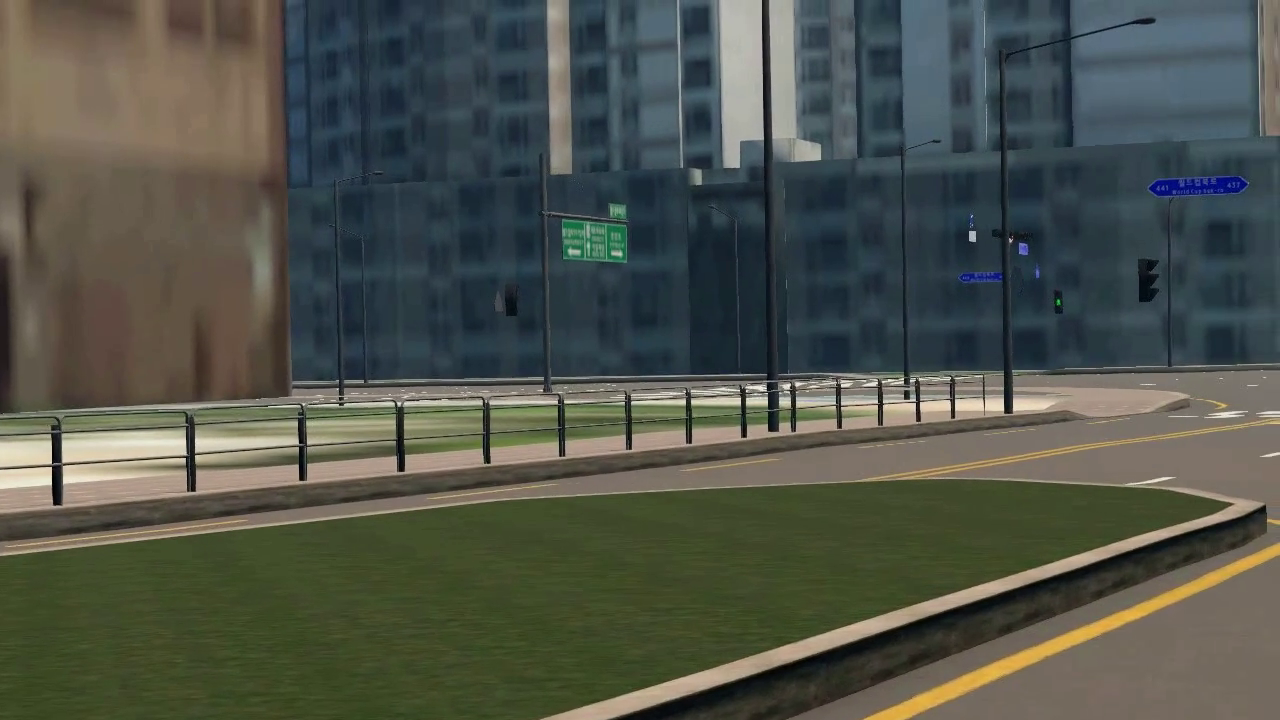
#> input picture frame 23 of LaneDetection/no_gps#5.mp4, 1280 x 720 px, given in place of drive.mp4, which was not available
$ python real.py
#> lines starting #> are read from the running program, lines starting #| are printed output that depends on the picture; after the words box and inside, x2 and y2 are one past the last pixel; in counts of white or black regions, pixels touching at a corner belong together; pictures that were not available may be replaced by others from this repository, and a replacement may not be noted
import numpy as np
import cv2
import sys
from matplotlib import pyplot as plt

class LaneDetection:
    def __init__(self, video_path, window_search = 9):
#> in run, frame is the input picture: shape (720, 1280, 3); mean B, G, R 74.1, 83.5, 79.3
        self.video_path = video_path
        self.cap = cv2.VideoCapture(video_path)
        self.vertices = None
        self.window_search = window_search


    # == Img Processing ==
    def img_processing(self, frame):
        # Noise Remove
        blur_frame = cv2.GaussianBlur(frame, (5, 5), 0)

        # RGB -> HSV
        hsv_frame = cv2.cvtColor(blur_frame, cv2.COLOR_RGB2HSV)
#> hsv_frame: shape (720, 1280, 3); mean H, S, V 64.4, 84.3, 91.9

        # Color selection
        white_lower_thres = np.uint8([0, 0, 200])
        white_upper_thres = np.uint8([255, 30, 255])

        yellow_lower_thres = np.uint8([20, 100, 100])
        yellow_upper_thres = np.uint8([30, 255, 255])

        white_mask = cv2.inRange(hsv_frame, white_lower_thres, white_upper_thres)
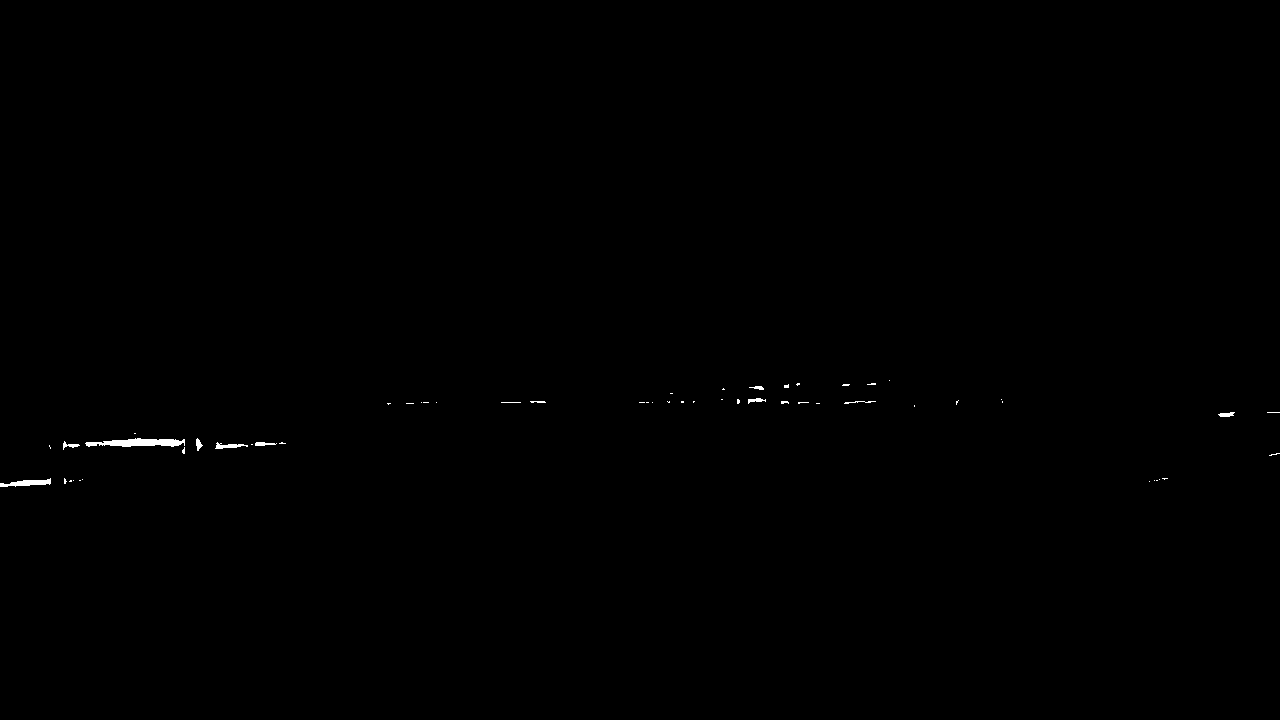
#> white_mask: shape (720, 1280); 0.17% white; 56 white regions (44 under 20 px), largest, box (x1, y1, x2, y2) and area: (85, 438, 185, 447) 585, (0, 478, 51, 487) 238, (215, 442, 248, 449) 112
        yellow_mask = cv2.inRange(hsv_frame, yellow_lower_thres, yellow_upper_thres)
#> yellow_mask: shape (720, 1280); every value is 0

        mask = cv2.bitwise_or(white_mask, yellow_mask)

        masked_img = cv2.bitwise_and(frame, frame, mask = mask)
        masked_img = masked_img[:, :, 2] # 3->1로 dimension고쳐야함 그래야지 track_lane_frame이 작동
#> masked_img: shape (720, 1280)
        return masked_img

    # == Region Of Interest ==
    def roi(self, frame):
        mask = np.zeros_like(frame)

        if len(frame.shape) > 2:
            channel_cnt = frame.shape[2]
            ignore_mask_color = (255, ) * channel_cnt

        else:
            ignore_mask_color = 255

        # bottomleft, topleft, topright, bottomright 순서
        height, width = frame.shape[:2]

        bottom_left = [width * 0.1, height * 0.95]
        top_left = [width * 0.4, height * 0.6]
        bottom_right = [width * 0.9, height * 0.95]
        top_right = [width * 0.6, height * 0.6]

        self.vertices = np.array([[bottom_left, top_left, top_right, bottom_right]], dtype = np.int32)

        cv2.fillPoly(mask, self.vertices, ignore_mask_color)
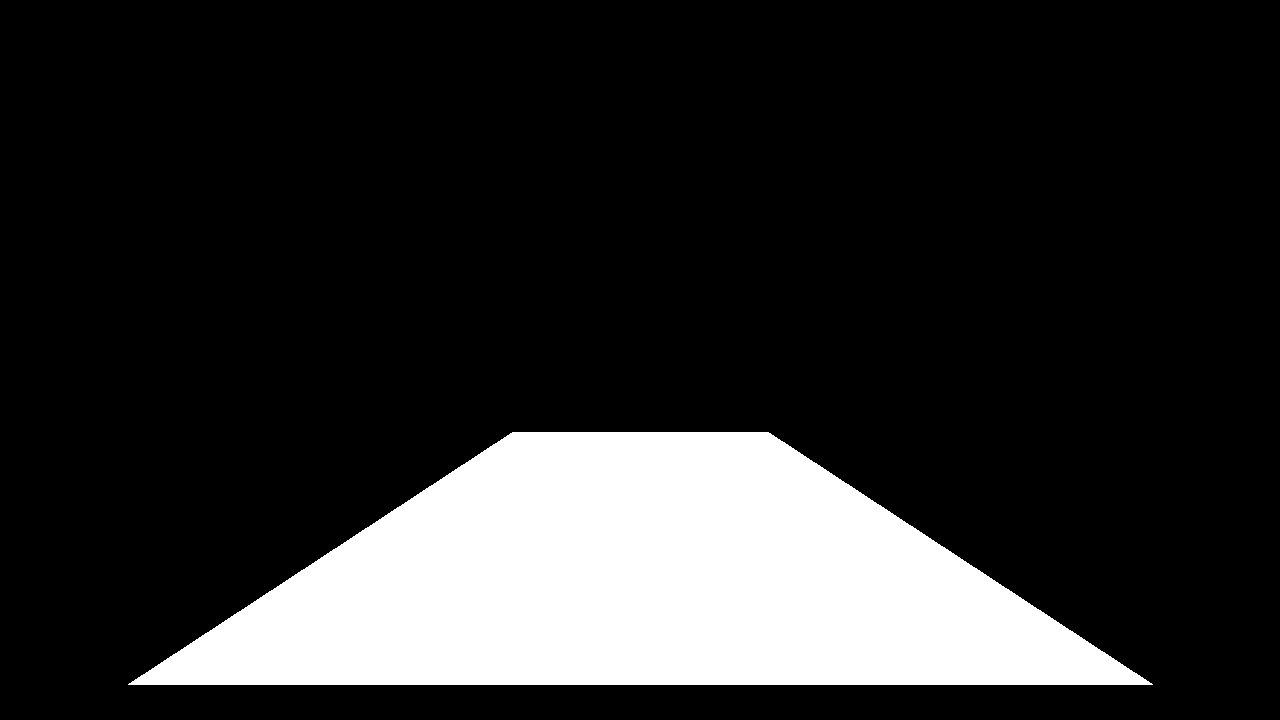
#> mask: shape (720, 1280); 17.6% white; 1 white region, box (x1, y1, x2, y2) and area: (128, 432, 1153, 685) 162305
        masked_img = cv2.bitwise_and(frame, mask)

        return masked_img

    # == bird-eye-view ==
    def bed(self, frame):
        height, width = frame.shape[:2]

        bottom_left, top_left, top_right, bottom_right = np.float32(self.vertices[0])

        src_points = np.float32([bottom_left, top_left, top_right, bottom_right])
        dst_points = np.float32([[0, height], [0, 0], [width, 0], [width, height]])
        mat = cv2.getPerspectiveTransform(src_points, dst_points)

        bed_frame = cv2.warpPerspective(frame, mat, (width, height))

        return bed_frame

    # == Left Lines & Right Lines ==
    def track_lanes_initialize(self, frame):
        histogram = np.sum(frame[int(frame.shape[0]/2):,:], axis=0)
#> histogram = 1280 values from 0 to 0
        # [4 lines of commented-out code are left out]

        out_img = np.dstack((frame, frame, frame)) * 255
#> out_img: shape (720, 1280, 3); every value is 0

        mid_point = int(histogram.shape[0] / 2)
        leftx_base = np.argmax(histogram[:mid_point])
#> leftx_base = 0
        rightx_base = np.argmax(histogram[mid_point:]) + mid_point  # 절대적값으로 바꿔주기 위함
#> rightx_base = 640

        window_height = int(frame.shape[0] / self.window_search)

        nonzero = frame.nonzero() # [행(height)], [열(width)]
#> nonzero = (empty array, empty array)
        nonzero_y = np.array(nonzero[0]) # height index
#> nonzero_y = empty array
        nonzero_x = np.array(nonzero[1]) # width index
#> nonzero_x = empty array

        leftx_current = leftx_base
#> leftx_current = 0
        rightx_current = rightx_base
#> rightx_current = 640

        margin = 100
        minpix = 50

        # index값들
        left_lane_inds = []
        right_lane_inds = []

        for window in range(self.window_search):
            window_y_low = int(frame.shape[0] - (window + 1) * window_height)
            window_y_high = int(frame.shape[0] - window * window_height)

            window_x_left_low = leftx_current - margin
            window_x_left_high = leftx_current + margin

            window_x_right_low = rightx_current - margin
            window_x_right_high = rightx_current + margin

            cv2.rectangle(out_img, (window_x_left_low, window_y_low), (window_x_left_high, window_y_high), (0, 255, 0), 3)
            cv2.rectangle(out_img, (window_x_right_low, window_y_low), (window_x_right_high, window_y_high), (0, 255, 0), 3)

            good_left_inds = ((nonzero_y >= window_y_low) &
                               (nonzero_y < window_y_high) &
                                 (nonzero_x >= window_x_left_low) &
                                   (nonzero_x <= window_x_left_high)).nonzero()[0]
            good_right_inds = ((nonzero_y >= window_y_low) &
                               (nonzero_y < window_y_high) &
                               (nonzero_x >= window_x_right_low) &
                               (nonzero_x <= window_x_right_high)).nonzero()[0]


            left_lane_inds.append(good_left_inds)
            right_lane_inds.append(good_right_inds)

            # 예외처리 신경써야함
            if len(good_left_inds) > minpix:
                leftx_current = int(np.mean(nonzero_x[good_left_inds]))
            else:
                leftx_current = leftx_base

            if len(good_right_inds) > minpix:
                rightx_current = int(np.mean(nonzero_x[good_right_inds]))
            else:
                rightx_current = rightx_base
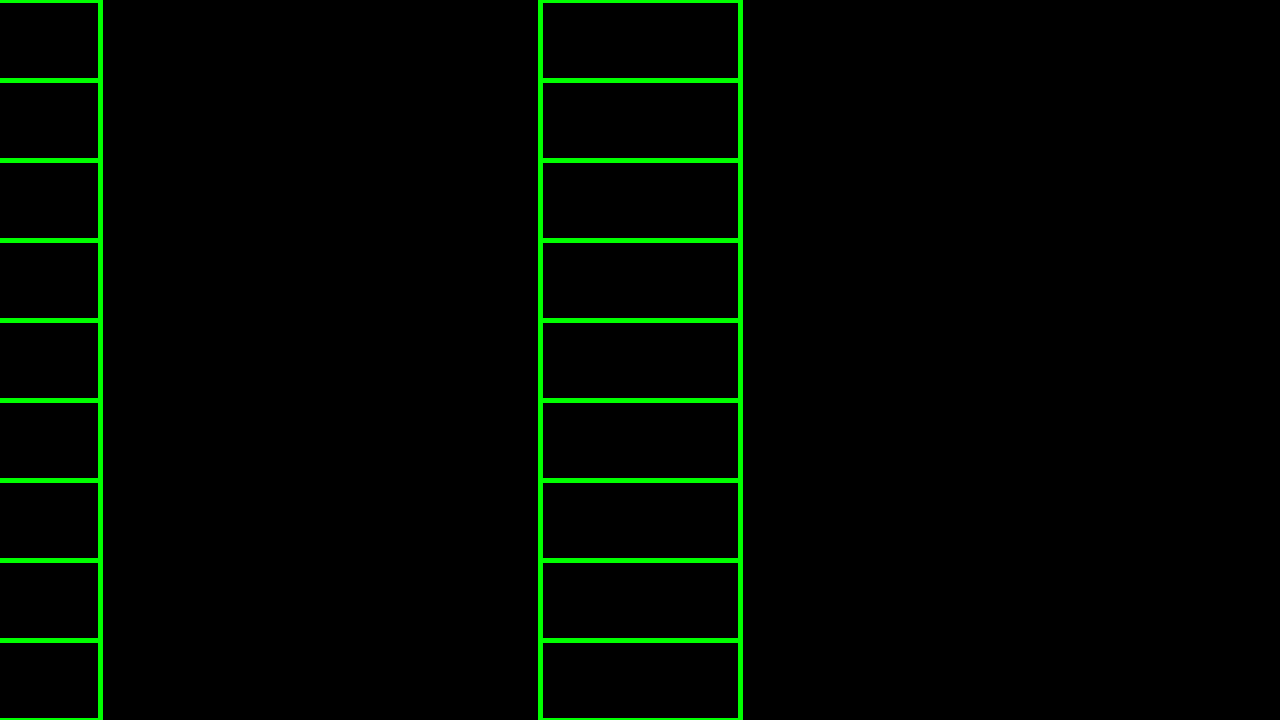
#> out_img: shape (720, 1280, 3); mean of channels 0, 1, 2 0, 6.6, 0; drawn as B, G, R
#> after the loop, left_lane_inds = [empty array, empty array, empty array, empty array, empty array, empty array, empty array, empty array, empty array]; right_lane_inds has the same summary as left_lane_inds

        return out_img


    # == 실행 ==
    def run(self):
        while self.cap.isOpened():
            ret, frame = self.cap.read()

            if not ret:
                print('==========================')
                print('No Frame')
                print('==========================')
                sys.exit()

            processed_frame = self.img_processing(frame)
            roi_frame = self.roi(processed_frame)
            bed_frame = self.bed(roi_frame)
            track_lane_frame = self.track_lanes_initialize(bed_frame)

            # [5 lines of commented-out code are left out]
            cv2.imshow('Track', track_lane_frame)
            print(f'processed_frame shape : {processed_frame.shape}')
#| processed_frame shape : (720, 1280)

            if cv2.waitKey(25) & 0xFF == ord('q'):
#> (key q is pressed here)
                break

        self.cap.release()
        cv2.destroyAllWindows()

def main():
    video_path = "drive.mp4"
    lane_detection_system = LaneDetection(video_path)
    lane_detection_system.run()


if __name__ == "__main__":
    main()

$ run again, starting later in the video
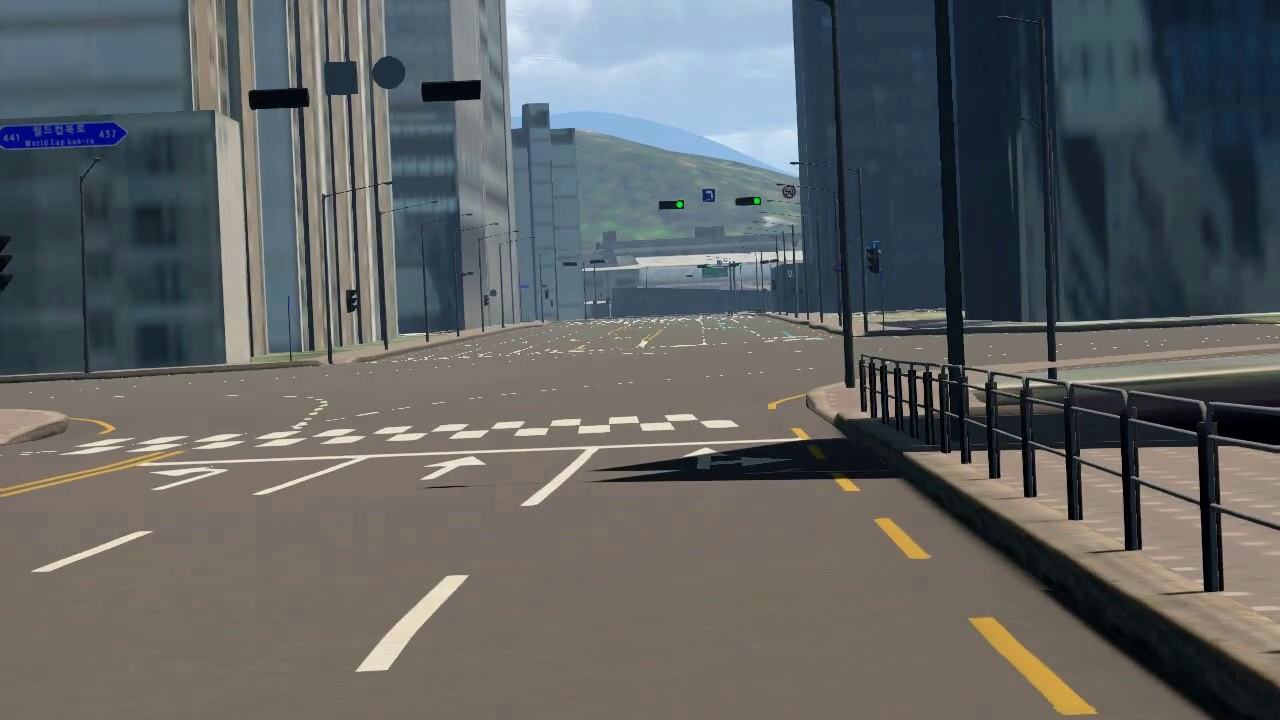
#> input picture frame 104 of LaneDetection/no_gps#5.mp4, 1280 x 720 px, given in place of drive.mp4, which was not available
#> in run, frame is the input picture: shape (720, 1280, 3); mean B, G, R 98.9, 98.7, 96.1
#> hsv_frame: shape (720, 1280, 3); mean H, S, V 63, 65.4, 109.7
#> in img_processing, `white_mask = cv2.inRange(hsv_frame, white_lower_thres, white_upper_thr..`:
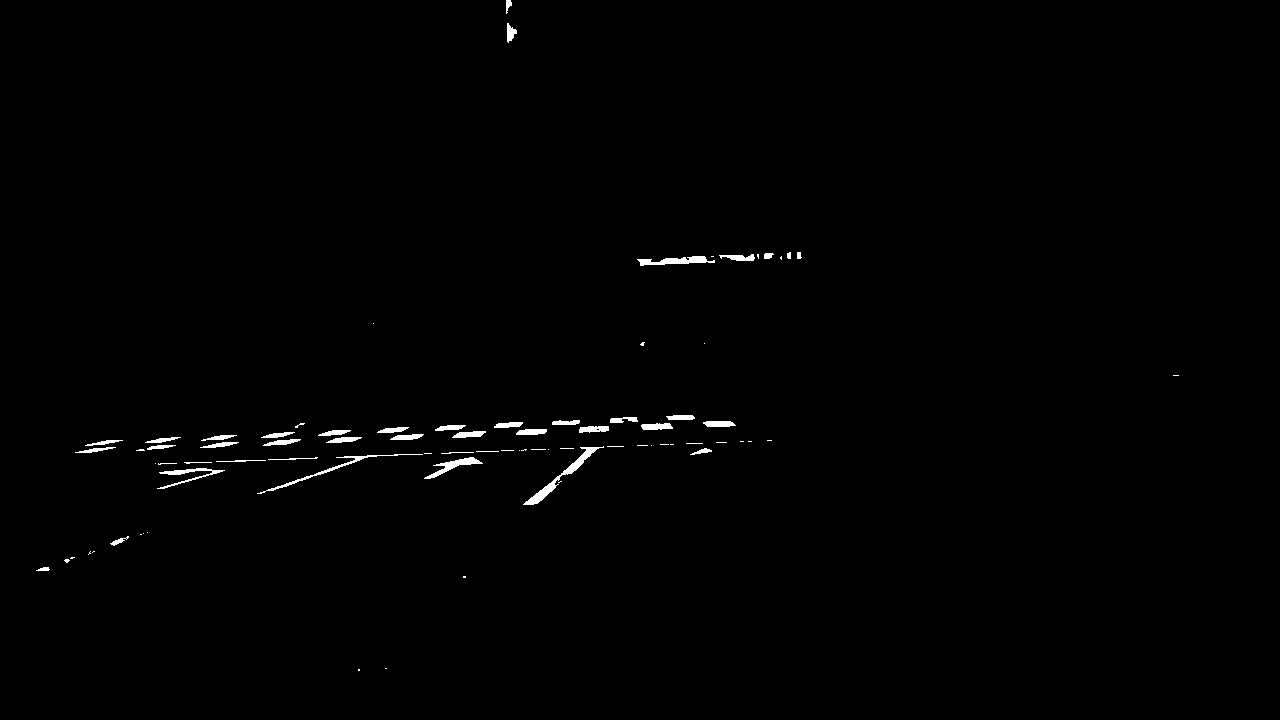
#> white_mask: shape (720, 1280); 0.65% white; 80 white regions (38 under 20 px), largest, box (x1, y1, x2, y2) and area: (523, 446, 604, 505) 610, (637, 256, 715, 266) 406, (257, 454, 423, 494) 403
#> yellow_mask: shape (720, 1280); 0% white in thin lines or dots, all inside (x1, y1, x2, y2) = (565, 130, 721, 276)
#> histogram = 1280 values, max 18903 at index 360, min 0 at index 0, mean 548.1
#> leftx_base = 360
#> rightx_base = 640
#> nonzero = 35957 positions, rows 0 to 710, columns 0 to 1248
#> in track_lanes_initialize, `leftx_current = leftx_base`: leftx_current = 360
#> in track_lanes_initialize, `rightx_current = rightx_base`: rightx_current = 640
#> the loop in track_lanes_initialize, `for window in range(self.window_search):` made 9 passes
#> (window_x_left_low, window_x_left_high, window_x_right_low, window_x_right_high, leftx_current, rightx_current) on passes 1 to 8: (260, 460, 540, 740, 360, 640), (260, 460, 540, 740, 360, 640), (260, 460, 540, 740, 360, 640), (260, 460, 540, 740, 349, 640), (249, 449, 540, 740, 369, 640), (269, 469, 540, 740, 403, 640), (303, 503, 540, 740, 424, 640), (324, 524, 540, 740, 431, 637)
#> after the loop in track_lanes_initialize, `for window in range(self.window_search):`:
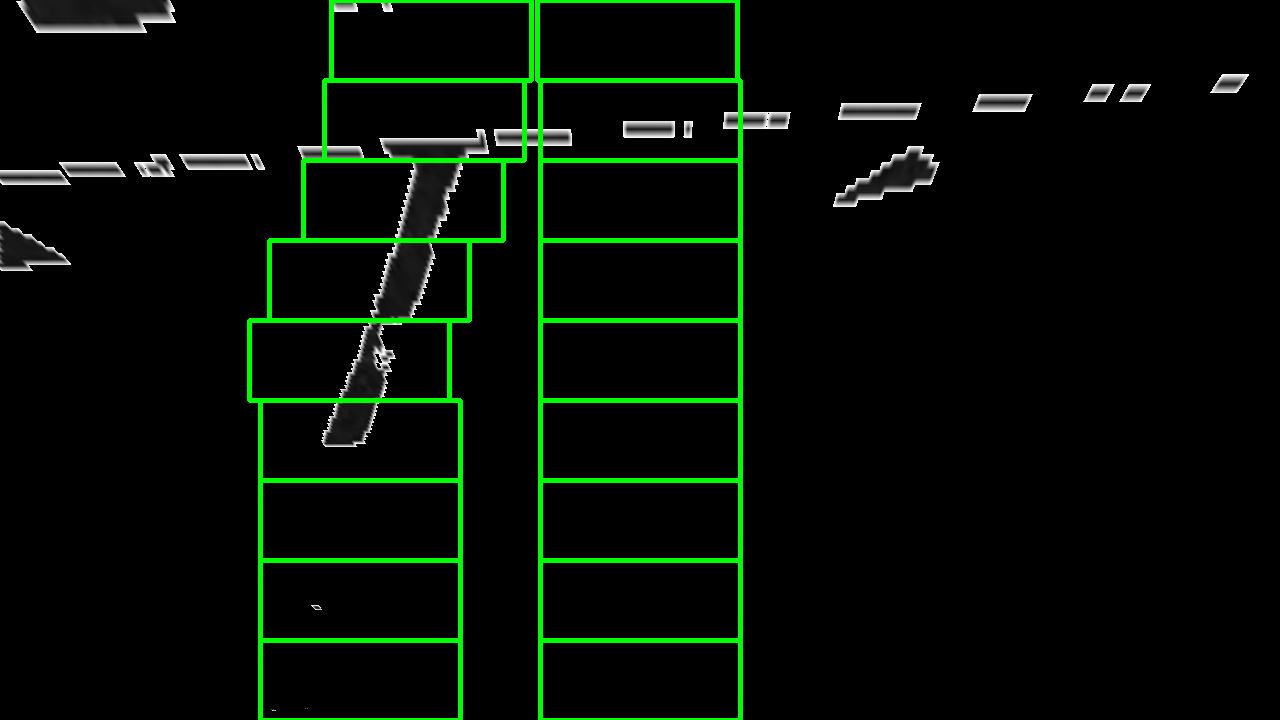
#> out_img: shape (720, 1280, 3); mean of channels 0, 1, 2 3.7, 12.7, 3.7; drawn as B, G, R
#> after the loop in track_lanes_initialize, `for window in range(self.window_search):`: left_lane_inds = 9 items; right_lane_inds = 9 items, first 6: empty array, empty array, empty array, empty array, empty array, empty array
#| processed_frame shape : (720, 1280)
